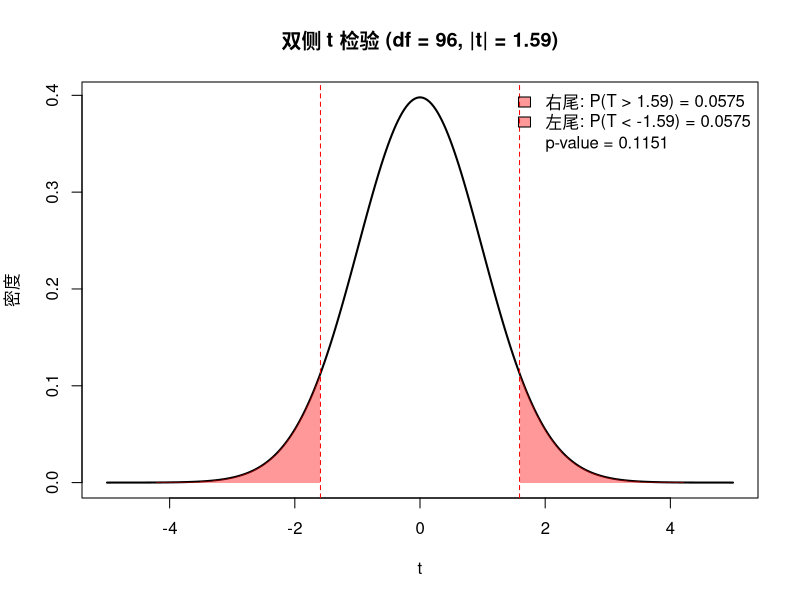

The R source for this figure: (Note: this script raises an error after producing the figure.)
set.seed(34)

# 造数据, 数据生成过程
n <- 100
size <- runif(n, 40, 150)
year <- 1950 + round(runif(n, 0, 70))
rooms <- round(runif(n, 1, 6))
# 真实模型：price = 50 + 3*size + 0.5*year + 2*rooms + 噪声
price <- 50 + 3*size + 0.5*year + 2*rooms + rnorm(n, 0, 15)

# price 完全随机，和 size/year/rooms 无关
# price <- rnorm(n, mean = 500, sd = 100)

dat <- data.frame(price,size,year,rooms)

# 对 year 进行中心化（减去均值）
#dat$year_c <- dat$year - mean(dat$year)

# 标准化所有自变量（减去均值，除以标准差）
dat$size <- scale(dat$size)
dat$year <- scale(dat$year)
dat$rooms <- scale(dat$rooms)

head(dat)

# ---------------------------------------------------------------------
# Step -1 手工构造X，Y，计算 β̂ = (X'X)^(-1) X'Y
# ---------------------------------------------------------------------
X <- cbind(1,dat$size, dat$year, dat$rooms)
Y <- dat$price
colnames(X) <- c("Intercept", "size", "year", "rooms")

n <- nrow(X)
p_ <- ncol(X)
p <- p_ - 1

XtX <- t(X) %*% X
XtX_inv <- solve(XtX)
beta_hat <- XtX_inv %*% t(X) %*% Y
beta_hat

# 和lm函数对比
fit <- lm(price ~ size+year+rooms,data=dat)
coef(fit)

# ---------------------------------------------------------------------
# Step -2 Hat矩阵，H = X(X'X)^(-1)X' 和 I-H
# 性质: H' = H, H^2 = H(幂等)，tr(H) = p‘， tr(I-H) = n - p'
# ---------------------------------------------------------------------
H <- X %*% XtX_inv %*% t(X)
I_n <- diag(n)
M <- I_n - H   # 残差投影矩阵，有时候记作 Q

cat("tr(H)     = ", sum(diag(H)),  " 应该 = ", p_, "\n")
cat("tr(I-H)   = ", sum(diag(M)),  " 应该 = ", n - p_, "\n")
cat("H是否幂等 :", all.equal(H %*% H, H), "\n")
cat("H是否对称 :", all.equal(H, t(H)), "\n")

Y_hat <- H %*% Y           # 拟合值是H矩阵（投影矩阵）变换原始Y（也成为PY）
e <- M %*% Y               # 残差值是（I-H）矩阵变换原始Y

# ---------------------------------------------------------------------
# Step -3  平方和分解 SST = SSM + SSE
# ---------------------------------------------------------------------
Ybar <- mean(Y)
SST <- sum((Y - Ybar)^2)      # 总误差
SSM <- sum((Y_hat - Ybar)^2)  # 总模型解释部分误差 
SSE <- sum(e^2)               # 总残差

cat("SST = ", SST, "\n")
cat("SSM = ", SSM, "\n")
cat("SSE = ", SSE, "\n")
cat("SSM + SSE = ", SSM + SSE, " (应 = SST)\n")

R2 <- 1 - SSE/SST
cat("R2 = ", R2, " lm里面的：", summary(fit)$r.squared, "\n")

# ---------------------------------------------------------------------
# Step 4  σ² 的无偏估计 σ² = SSE / (n - p')
# ---------------------------------------------------------------------
sigma2_hat <- SSE / (n - p_)
sigma_hat <- sqrt(sigma2_hat)
cat(" σ² = ", sigma_hat, " lm里面的：", summary(fit)$sigma,"\n")


# ---------------------------------------------------------------------
# Step 5  β̂ ~ N(β, σ²(X'X)^(-1))
# 标准误 se(β̂_k) = sqrt(σ̂² * [(X'X)^(-1)]_kk)
# ---------------------------------------------------------------------
Var_beta <- sigma2_hat * XtX_inv
se_beta <- sqrt(diag(Var_beta))
se_beta
print.default(summary(fit))
summary(fit)$coefficients[, "Std. Error"]   # 对比 ✓

# ---------------------------------------------------------------------
# Step 6 单个系数 t 检验 H0: β_k = 0
# T = (β̂_k - 0) / se(β̂_k) ~ t(n - p')
# ---------------------------------------------------------------------
t_stat <- beta_hat / se_beta
t_stat
#  pt - t 分布的累积分布函数（CDF）
#  t_stat 取绝对值，因为双侧检验只关心偏离0的程度，不关心方向
# lower.tail = TRUE 左尾概率，因为对称，所以乘以 2
p_value <- 2 * pt(abs(t_stat), df = n - p_, lower.tail = FALSE)
p_value
result_t <- data.frame(
  Estimate = round(beta_hat,4),
  Std.Err  = round(se_beta,4),
  t.value  = round(t_stat,4),
  p.value  = round(p_value,4)
)
result_t
summary(fit)$coefficients

# 以 rooms 系数的 t 统计量为例
t_val <- abs(t_stat[4])  # rooms 的 t 值
df <- n - p_

# 生成 t 分布曲线，t 分布的大部分概率密度都集中在 -4 到 4 之间
x <- seq(-5, 5, length.out = 300)
# dt 是 t 分布的密度函数
y <- dt(x, df = df)

# 画图
plot(x, y, type = "l", lwd = 2,
     main = paste0("双侧 t 检验 (df = ", df, ", |t| = ", round(t_val, 2), ")"),
     xlab = "t", ylab = "密度",
     col = "black")

# 填充左尾 (t < -|t|)
x_left <- seq(-5, -t_val, length.out = 100)
y_left <- dt(x_left, df = df)
polygon(c(x_left, rev(x_left)), c(y_left, rep(0, length(y_left))),
        col = rgb(1, 0, 0, 0.4), border = NA)

# 填充右尾 (t > |t|)
x_right <- seq(t_val, 5, length.out = 100)
y_right <- dt(x_right, df = df)
polygon(c(x_right, rev(x_right)), c(y_right, rep(0, length(y_right))),
        col = rgb(1, 0, 0, 0.4), border = NA)

# 标注 t 值位置
abline(v = c(-t_val, t_val), lty = 2, col = "red")

# 添加图例
p_val <- 2 * pt(t_val, df = df, lower.tail = FALSE)
legend("topright",
       legend = c(
         paste0("右尾: P(T > ", round(t_val, 2), ") = ", round(p_val/2, 4)),
         paste0("左尾: P(T < -", round(t_val, 2), ") = ", round(p_val/2, 4)),
         paste0("p-value = ", round(p_val, 4))
       ),
       fill = c(rgb(1, 0, 0, 0.4), rgb(1, 0, 0, 0.4), NA),
       border = c("black", "black", NA),
       bty = "n")

# p值大于0.05，红色区域较大，说明t值不够强，不能拒绝H0: β_rooms = 0（房间数对房价没有影响）

# ---------------------------------------------------------------------
# Step 7 整体F检验：H0：所有参数均 = 0，即无效
# F = (SSM/p) / (SSE/(n-p')) ~ F(p, n-p')
# ---------------------------------------------------------------------
MSM <- SSM / p
MSE <- SSE / (n - p_)
F_stat <- MSM / MSE
p_F    <- pf(F_stat, df1 = p, df2 = n - p_, lower.tail = FALSE)

cat("F 值 =", F_stat, "   p 值 =", p_F, "\n")
summary(fit)$fstatistic          # 对比


par(mfrow = c(1, 2))  # 一行两个图

# ========== 图1：完整范围，显示 F 统计量位置 ==========
x <- seq(0, F_stat + 50, length.out = 300)
y <- df(x, df1 = df1, df2 = df2)

plot(x, y, type = "l", lwd = 2,
     main = paste0("完整视图 (F = ", round(F_stat, 2), ")"),
     xlab = "F", ylab = "密度", col = "black")
abline(v = F_stat, lty = 2, col = "red", lwd = 2)
text(F_stat, max(y) * 0.5, labels = "F 值在这里\n(极端！)", col = "red", pos = 2)

# ========== 图2：放大 F 分布主体，展示拒绝域 ==========
F_crit <- qf(0.95, df1 = df1, df2 = df2)  # α=0.05 的临界值

x2 <- seq(0, 8, length.out = 300)
y2 <- df(x2, df1 = df1, df2 = df2)

plot(x2, y2, type = "l", lwd = 2,
     main = paste0("放大视图 (临界值 F_0.05 = ", round(F_crit, 2), ")"),
     xlab = "F", ylab = "密度", col = "black")

# 填充拒绝域 (F > F_crit)
x_rej <- seq(F_crit, 8, length.out = 100)
y_rej <- df(x_rej, df1 = df1, df2 = df2)
polygon(c(x_rej, 8, F_crit), c(y_rej, 0, 0),
        col = rgb(1, 0, 0, 0.4), border = NA)

abline(v = F_crit, lty = 2, col = "red", lwd = 2)
text(F_crit, df(F_crit, df1, df2) + 0.02, 
     labels = paste0("F_crit = ", round(F_crit, 2)), 
     col = "red", pos = 4)

# 动态生成结论
if (F_stat > F_crit) {
  comparison <- ">>"
  conclusion <- "结论：拒绝 H0，模型显著"
} else {
  comparison <- "<"
  conclusion <- "结论：不能拒绝 H0，模型不显著"
}

legend("topright",
       legend = c(
         paste0("红色区域 = 拒绝域 (α=0.05)"),
         paste0("你的 F = ", round(F_stat, 2), " ", comparison, " ", round(F_crit, 2)),
         conclusion
       ),
       bty = "n", cex = 0.8)

par(mfrow = c(1, 1))  # 恢复默认




# ---------------------------------------------------------------------
# 检验线性约束 的三种方法 ： Wald法 和 SSE 比较 和 似然比
# ---------------------------------------------------------------------




# ---------------------------------------------------------------------
# STEP 8:线性假设(Wald)  Aβ = c
#   例:检验 size 与 rooms 效应是否相等  β_size - β_rooms = 0
# ---------------------------------------------------------------------
# 对应 X 矩阵  (Intercept, size, year, rooms)
A <- matrix(c(0, 1, 0, -1), nrow = 1)    # 对应 (Intercept, size, year, rooms)
cc <- 0
a  <- nrow(A)      # 约束条件个数

Abeta_c   <- A %*% beta_hat - cc
mid       <- solve(A %*% XtX_inv %*% t(A))
SSH       <- t(Abeta_c) %*% mid %*% Abeta_c
MSH       <- SSH / a
F_wald    <- as.numeric( MSH / MSE )
p_wald    <- pf(F_wald, a, n - p_, lower.tail = FALSE)
cat("Wald F =", F_wald, "  p =", p_wald, "\n")

# 用 car::linearHypothesis 验证
# install.packages("car")
library(car)
linearHypothesis(fit, "size - rooms = 0")

# F 远远大于1， p 很小，拒绝假设，也就是size和rooms对 price 的影响系数不相等

# ---------------------------------------------------------------------
# STEP 9:条件约束(两模型 SSE 比较法)
#   SSH = SSE(H0) - SSE
#   F   = (SSH/q) / (SSE/(n-p')) ~ F(q, n-p')
# ---------------------------------------------------------------------
fit_restricted <- lm(price ~ I(size + rooms) + year, data = dat)  # 强制 β_size = β_rooms
SSE_H0 <- sum(resid(fit_restricted)^2)
SSH    <- SSE_H0 - SSE
MSH    <- SSH / a
F_res  <- MSH / MSE
cat("SSE(H0)=", SSE_H0, "  SSH=", SSH, "  F=", F_res, "\n")
# 和 STEP 8 的 F_wald 完全相同 ✓
anova(fit_restricted, fit)

# ---------------------------------------------------------------------
# STEP 10:似然比检验(LRT)
#   τ_LR = (SSE(H0)/SSE)^(-n/2)
#   -2 log τ 近似 ~ χ²(q)
# ---------------------------------------------------------------------
logLik_full <- logLik(fit)
logLik_res  <- logLik(fit_restricted)
LR_stat <- as.numeric(-2 * (logLik_res - logLik_full))
p_LR    <- pchisq(LR_stat, df = q, lower.tail = FALSE)
cat("LR 统计量 =", LR_stat, "  p =", p_LR, "\n")

# 用 lmtest::lrtest 验证
# install.packages("lmtest")
library(lmtest)
lrtest(fit_restricted, fit)

# ---------------------------------------------------------------------
# STEP 11:顺序平方和(Type I) vs 偏平方和(Type III)
# ---------------------------------------------------------------------
cat("\n--- Type I(顺序)---\n")
anova(lm(price ~ size + year + rooms, data=dat))   # 先 size 再 year 再 rooms
cat("\n--- 换顺序 ---\n")
anova(lm(price ~ year + size + rooms, data=dat))   # 顺序不同,第一项差很多!


cat("\n--- Type III(偏平方和)---\n")
Anova(fit, type = 3)                               # 每个变量都是在控制其他变量之后

# ---------------------------------------------------------------------
# STEP 12:偏杠杆图(Partial Leverage Plot / Added-Variable Plot)
#   "净化"size:把 size 和 price 都对 (year+rooms) 回归取残差,再画散点
# ---------------------------------------------------------------------
Y_star    <- resid(lm(price ~ year + rooms, data = dat))
size_star <- resid(lm(size  ~ year + rooms, data = dat))

plot(size_star, Y_star,
     main = "偏杠杆图:size 对 price(已控制 year, rooms)",
     xlab = "size* (残差)", ylab = "price* (残差)", pch = 19, col = "steelblue")
abline(lm(Y_star ~ size_star), col = "red", lwd = 2)

# 斜率应该 = β̂_size
cat("avplot 斜率 =", coef(lm(Y_star ~ size_star))[2],
    "  β̂_size =", beta_hat["size",], "\n")

# car 包内置函数
avPlots(fit)

# ---------------------------------------------------------------------
# STEP 13:预测区间 vs 置信区间
#   置信区间(均值):σ̂² · x'(X'X)^(-1)x
#   预测区间(单值):σ̂² · (1 + x'(X'X)^(-1)x)   ← 多了个 1
# ---------------------------------------------------------------------
# 获取标准化参数
size_center <- attr(dat$size, "scaled:center")
size_scale <- attr(dat$size, "scaled:scale")
year_center <- attr(dat$year, "scaled:center")
year_scale <- attr(dat$year, "scaled:scale")
rooms_center <- attr(dat$rooms, "scaled:center")
rooms_scale <- attr(dat$rooms, "scaled:scale")

# 标准化新数据
size_new <- (100 - size_center) / size_scale
year_new <- (2000 - year_center) / year_scale
rooms_new <- (4 - rooms_center) / rooms_scale

# 手动计算
x_new <- c(1, size_new, year_new, rooms_new)
y_new <- as.numeric(x_new %*% beta_hat)

var_conf <- sigma2_hat * t(x_new) %*% XtX_inv %*% x_new
var_pred <- sigma2_hat * (1 + t(x_new) %*% XtX_inv %*% x_new)

tcrit <- qt(0.975, df = n - p_)
ci <- y_new + c(-1,1) * tcrit * sqrt(var_conf)
pi <- y_new + c(-1,1) * tcrit * sqrt(var_pred)
cat("预测点估计:", y_new, "\n")
cat("置信区间(均值):", ci, "\n")
cat("预测区间(单值):", pi, "\n")

# 用 predict 验证（转成向量解决类型问题）
dat2 <- data.frame(
  price = dat$price,
  size = as.numeric(dat$size),
  year = as.numeric(dat$year),
  rooms = as.numeric(dat$rooms)
)
fit2 <- lm(price ~ size + year + rooms, data = dat2)

newdat <- data.frame(size = size_new, year = year_new, rooms = rooms_new)
predict(fit2, newdat, interval = "confidence")
predict(fit2, newdat, interval = "prediction")

# ---------------------------------------------------------------------
# STEP 15:渐近性(P23)—— n 大时用正态,n 小时用 t
# ---------------------------------------------------------------------
# 比较 t(n-p') 分位数 和 N(0,1) 分位数
cat("t_{0.975}(n-p') =", qt(0.975, n - p_), "\n")
cat("t_{0.975}(10*n-p') =", qt(s0.975, 10*n - p_), "\n")
cat("t_{0.975}(100*n-p') =", qt(0.975, 100*n - p_), "\n")
cat("t_{0.975}(1000*n-p') =", qt(0.975, 1000*n - p_), "\n")
cat("t_{0.975}(10000*n-p') =", qt(0.975, 10000*n - p_), "\n")
cat("z_{0.975}       =", qnorm(0.975),       "  <-- n 大时两者接近\n")
